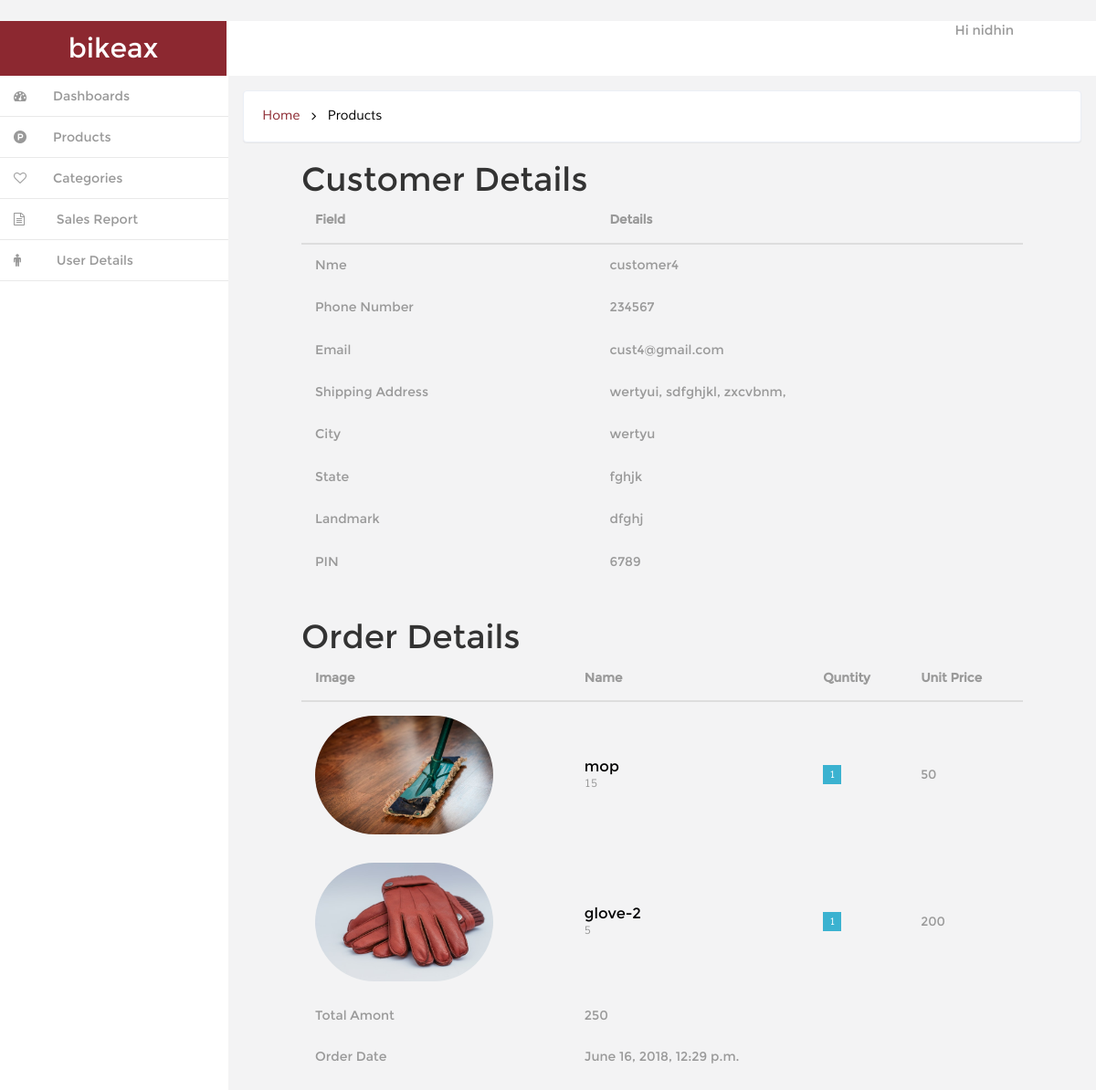
Screenshot of /orderdet/10/ (signed in) with the database file from the repository.
### ecom/models.py (models this page shows, shortened)
class Order(models.Model):
	user = models.ForeignKey(CustomerDetail, on_delete=models.CASCADE, blank=True, null=True)
	totalamount = models.IntegerField(blank=True, null=True, default=0)
	checkout_date = models.DateTimeField(blank=True, null=True)

class CustomerDetail(models.Model):
	user = user=models.OneToOneField(User,on_delete=models.CASCADE)
	name = models.CharField(max_length=30, blank=True)
	phonenumber=models.IntegerField(default=0, blank=True, null=True)
	Email=models.CharField(max_length=30, blank=True)
	ShippingAddress=models.TextField(max_length=50, blank=True, null=True)
	City=models.CharField(max_length=20,blank=True)
	State=models.CharField(max_length=20,blank=True)
	Landmark=models.CharField(max_length=30,blank=True)
	Pincode=models.IntegerField(default=0, blank=True, null=True)

class Cartm(models.Model):
	order = models.ForeignKey(Order, related_name="cartorder", on_delete=models.CASCADE, blank=True, null=True)
	product =models.ForeignKey(Product, blank=True, null=True)
	quantity = models.IntegerField(null=True, blank=True)
	amount =models.IntegerField(default=0,null=True,blank=True)

class Product(models.Model):
	Categories=models.ForeignKey(Category,on_delete=models.CASCADE)
	Name=models.CharField(max_length=20,blank=True )
	Image=models.FileField(upload_to='media/',null=True,blank=True)
	IDorSNO=models.IntegerField(default=0,null=True,blank=True)
	Description=models.TextField(max_length=50,null=True,blank=True)
	Price=models.IntegerField(default=0,null=True,blank=True)
	NumbersAvailable=models.IntegerField(default=0,null=True,blank=True)

### ecom/views.py (the view)
# urls.py: url(r'^orderdet/(?P<pk>\d+)/', orderdet, name='orderdet'),
@user_passes_test(lambda u:u.is_superuser)
def orderdet(request, pk):
    order=Order.objects.get(pk=pk)
    items = Cartm.objects.filter(order=order)
    return render(request,'backend/orderdetails.html' ,{'order':order, 'items':items})

### ecom/context_processor.py (called while the page is built)
def cart(request):
    return {'cart': Cart(request)}

### templates/backend/orderdetails.html (shortened to what this page needs)
{% extends 'backend/index.html' %}
{% block breadcrump %} Products {% endblock %}
{% block contentmain %}
<div style="margin:5px 80px 5px 80px;">
  <h1>Customer Details</h1>
   <table class="table">
                       <thead>
                      <tr>
                          <th>Field</th>
                          <th>Details</th>
                      </tr>
                      </thead>
                      <tbody>
                          <tr class="table-row">
                              <td class="table-img">
                                 <h5>Nme</h5>
                              </td>
                              <td class="table-text">
                              	<h5>{{ order.user.name}}</h5>
                              </td>
                          </tr>
                          <tr class="table-row">
                              <td class="table-img">
                                 <h5>Phone Number</h5>
                              </td>
                              <td class="table-text">
                                <h5>{{ order.user.phonenumber}}</h5>
                              </td>
                          </tr>
                          <tr class="table-row">
                              <td class="table-img">
                                 <h5>Email</h5>
                              </td>
                              <td class="table-text">
                                <h5>{{ order.user.Email}}</h5>
                              </td>
                          </tr>
                          <tr class="table-row">
                              <td class="table-img">
                                 <h5>Shipping Address</h5>
                              </td>
                              <td class="table-text">
                                <h5>{{ order.user.ShippingAddress }}</h5>
                              </td>
                          </tr>
                          <tr class="table-row">
                              <td class="table-img">
                                 <h5>City</h5>
                              </td>
                              <td class="table-text">
                                <h5>{{ order.user.City}}</h5>
                              </td>
                          </tr>
                          <tr class="table-row">
                              <td class="table-img">
                                 <h5>State</h5>
                              </td>
                              <td class="table-text">
                                <h5>{{ order.user.State}}</h5>
                              </td>
                          </tr>
                          <tr class="table-row">
                              <td class="table-img">
                                 <h5>Landmark</h5>
                              </td>
                              <td class="table-text">
                                <h5>{{ order.user.Landmark}}</h5>
                              </td>
                          </tr>
                          <tr class="table-row">
                              <td class="table-img">
                                 <h5>PIN</h5>
                              </td>
                              <td class="table-text">
                                <h5>{{ order.user.Pincode}}</h5>
                              </td>
                          </tr>
                      </tbody>
                  </table>
</div>
<div style="margin:40px 80px 5px 80px;">
<h1>Order Details</h1>
 <table class="table">
                <thead>
                  <tr>
                      <th>Image</th>
                      <th>Name</th>
                      <th>Quntity</th>
                      <th>Unit Price</th>
                  </tr>
                  </thead>
                  <tbody>
                  {% for it in items %}
                      <tr class="table-row">
                          <td class="table-img">
                             {% if it.product.Image %}<img src="{{ it.product.Image.url }}" alt="" style="height: 130px; width: auto"/>{% endif %}
                          </td>
                          <td class="table-text">
                            <h6>{{ it.product.Name }}</h6>
                              <p>{{ it.product.IDorSNO }}</p>
                          </td>
                          <td>
                            <span class="fam">{{ it.quantity }}</span>
                          </td>
                          <td class="march">
                             {{ it.amount }}
                          </td>
                      </tr>
                       {% endfor %}
                       <tr class="">
                           <td class="">
                              <h5>Total Amont</h5>
                           </td>
                           <td class="table-text">
                             <h5>{{ order.totalamount }}</h5>
                           </td>
                       </tr>
                       <tr class="">
                           <td class="">
                              <h5>Order Date</h5>
                           </td>
                           <td class="table-text">
                             <h5>{{ order.checkout_date }}</h5>
                           </td>
                       </tr>
                       <tr class="">
                           <td class="">
                           </td>
                           <td class="table-text">
                           </td>
                       </tr>
                     </tbody>
                </table>
              </div>
{% endblock %}

### templates/backend/index.html (shortened to what this page needs)
<!DOCTYPE HTML>
{% load static %}
<html>
<head>
<link href="{% static 'backend/css/bootstrap.min.css'%}"  rel='stylesheet' type='text/css' />
<link href="{% static 'backend/css/style.css'%}" rel='stylesheet' type='text/css' />
<link href="{% static 'backend/css/font-awesome.css'%}" rel="stylesheet">
<link href="{% static 'backend/css/custom.css'%}" rel="stylesheet">
</head>
<body>
<div id="wrapper">
        <nav class="navbar-default navbar-static-top" role="navigation">
             <div class="navbar-header">
	               <h1> <a class="navbar-brand" href="index.html">bikeax</a></h1>
			   </div>
			 <div class=" border-bottom">
		    <div class="drop-men" >
		        <ul class=" nav_1">
					<li class="dropdown" style="margin-right:90px;">
		              <a href="#" class="dropdown-toggle dropdown-at" data-toggle="dropdown">
		              <span class=" name-caret">Hi {{ user }}</span></a>
		            </li>
		        </ul>
		     </div>
			<div class="clearfix">
     </div>
		    <div class="navbar-default sidebar" role="navigation">
                <div class="sidebar-nav navbar-collapse">
                <ul class="nav" id="side-menu">
                    <li>
                        <a href="{% url 'dashboard' %}" class=" hvr-bounce-to-right"><i class="fa fa-dashboard nav_icon "></i><span class="nav-label">Dashboards</span> </a>
                    </li>
                      <li>
                        <a href="{% url 'dashproduct' %}" class=" hvr-bounce-to-right"><i class="fa fa-product-hunt nav_icon "></i><span class="nav-label">Products</span> </a>
                    </li>
                      <li>
                        <a href="{% url 'dashcategory' %}" class=" hvr-bounce-to-right"><i class="fa fa-heart-o nav_icon "></i><span class="nav-label">Categories</span> </a>
                    </li>
					 <li>
                        <a href="{% url 'sales' %}" class=" hvr-bounce-to-right"><i class="fa fa-file-text-o  nav_icon"></i> <span class="nav-label">Sales Report</span> </a>
                    </li>
                    <li>
                        <a href="/user_detail/" class=" hvr-bounce-to-right"><i class="fa fa-male nav_icon"></i> <span class="nav-label">User Details</span> </a>
                    </li>
                </ul>
            </div>
			</div>
        </nav>
        <div id="page-wrapper" class="gray-bg dashbard-1">
       <div class="content-main">
		    <div class="banner">
				<h2>
				<a href="/dashbard/">Home</a>
				<i class="fa fa-angle-right"></i>
				<span>{% block breadcrump %} Dashboard {% endblock %}</span>
				</h2>
		    </div>
		<div class="content-top">
			{% block contentmain %}{% endblock %}
		</div>
			       </div>
						 	       </div>
	       </div>
</body>
</html>

### static/backend/css/style.css (style rules this page uses)
h4, h5, h6, h1, h2, h3 { margin: 0; }
ul, ol { margin: 0;padding: 0; }
p { margin: 0; }
html, body { font-family:'Montserrat-Regular'; font-size: 100%; background:#F3F3F4; overflow-x: hidden; }
body a { transition:0.5s all; -webkit-transition:0.5s all; -moz-transition:0.5s all; -o-transition:0.5s all; -ms-transition:0.5s all; }
div#wrapper { background-color: #fff; }
.navbar-default.sidebar { background-color: #fff; }
h1 a.navbar-brand { color: #fff !important; font-size: 30px; font-weight: 500; padding: 20px 0px; background: #8c2830; text-align: center; width:248px; height: 60px; }
i.nav_icon { color: #fff; margin-right:6px; }
.sidebar ul li a { color: #999; font-size:14px; }
.hvr-bounce-to-right { display: inline-block; vertical-align: middle; -webkit-transform: translateZ(0); transform: translateZ(0); box-shadow: 0 0 1px rgba(0, 0, 0, 0); -webkit-backface-visibility: hidden; backface-visibility: hidden; -moz-osx-font-smoothing: grayscale; position: relative; -webkit-transition-property: color; transition-property: color; -webkit-transition-duration: 0.5s; transition-duration: 0.5s; }
.hvr-bounce-to-right:before { content: ""; position: absolute; z-index: -1; top: 0; left: 0; right: 80%; bottom: 0; background:#7f8c8d; -webkit-transform: scaleX(0); transform: scaleX(0); -webkit-transform-origin: 0 50%; transform-origin: 0 50%; -webkit-transition-property: transform; transition-property: transform; -webkit-transition-duration: 0.5s; transition-duration: 0.5s; -webkit-transition-timing-function: ease-out; transition-timing-function: ease-out; }
.nav > li > a { color: #999; font-weight:500; padding: 0px 20px 0px 0px; font-size: 0.85em; border-bottom: 1px solid #E9E9E9; }
.nav > li > a i { margin-right: 14px; }
i.nav_icon { color: #999; padding: 15px; width: 44px; height: 44px; }
@media (min-width: 768px) { #page-wrapper { position: inherit; margin: 0 0 0 240px; min-height: 1000px; } }
a.dropdown-toggle.dropdown-at { border-bottom: none; }
.content-main { background-color: #F3F3F4; padding-top: 1em; }
.border-bottom { background-color: #fff; }
.drop-men { float: right; }
.dropdown-at { padding: 0 !important; position: relative; color: #999; font-size: 0.9em; text-decoration: none ; }
.dropdown, .dropup { display: inline-block; padding:0; }
.banner { background: #fff; display: block; margin: 0em 1em ; padding:1em; border: 1px solid #ebeff6; border-color: #ebeff6; border-radius: 4px; -webkit-border-radius: 4px; -o-border-radius: 4px; -moz-border-radius: 4px; -ms-border-radius: 4px; -webkit-box-shadow: 0 1px 1px rgba(0,0,0,.05); box-shadow: 0 1px 1px rgba(0,0,0,.05); }
.banner h2 { font-size:0.9em; }
.banner h2 a { color:#8c2830; text-decoration:none; font-family: 'Muli-Regular'; padding:0.3em ; }
.banner h2 span { color:#000; font-family: 'Muli-Regular'; padding:0.3em ; }
.banner h2 i { color:#000; vertical-align:middle; padding:0.3em ; }
.content-top { padding: 1em 0; }
.table td, .table>tbody>tr>td, .table>tbody>tr>th, .table>tfoot>tr>td, .table>tfoot>tr>th, .table>thead>tr>td, .table>thead>tr>th { padding: 15px !important; font-size: 0.85em; color: #999; border-top: none !important; }
.table-img img { border-radius: 100px; -webkit-border-radius: 100px; -o-border-radius: 100px; -moz-border-radius: 100px; -ms-border-radius: 100px; }
.table-row td { font-size: 1em; padding: 15px 8px 15px !important; line-height: 1.42857143; vertical-align:middle !important; border-top: 1px solid #ddd; }
td.table-text h6 { font-size: 1.2em; color:#000; }
td.table-text p { font-size:0.9em; line-height: 1.5em; font-family: 'Muli-Regular'; color:#999; }
td span { color:#fff; font-size: 0.8em; padding: 4px 7px; font-family: 'Muli-Regular'; }
td span.fam { color:#fff; font-size: 0.8em; padding: 4px 7px; font-family: 'Muli-Regular'; }
td span.fam { background:#3BB2D0; }
.table { margin-bottom: 0; }
tr.table-row { border-top: 1px solid #F3F3F4; }

### static/backend/css/custom.css (style rules this page uses)
#wrapper { width: 100%; }
#page-wrapper { min-height: 568px; }
@media (min-width:768px) { #page-wrapper { position: inherit; margin: 0 0 0 250px; } }
.sidebar .sidebar-nav.navbar-collapse { padding-right: 0; padding-left: 0; }
@media (min-width:768px) { .sidebar { z-index: 1; position: absolute; width: 250px; } }

### rows the page displays
Order: user.name "customer4", user.phonenumber "234567", user.Email "cust4@gmail.com", user.ShippingAddress "wertyui, sdfghjkl, zxcvbnm,", user.City "wertyu", user.State "fghjk", user.Landmark "dfghj", user.Pincode "6789", totalamount "250", checkout_date "June 16, 2018, 12:29 p.m."
Cartm: product.Image (picture), product.Name "mop", product.IDorSNO "15", quantity "1", amount "50"
Cartm: product.Image (picture), product.Name "glove-2", product.IDorSNO "5", quantity "1", amount "200"

### other values shown
{{ user }} "nidhin"
